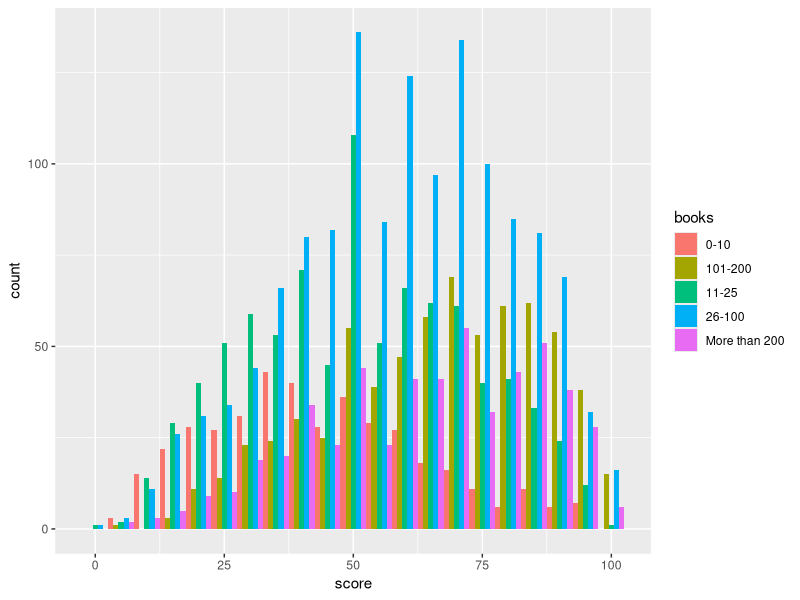
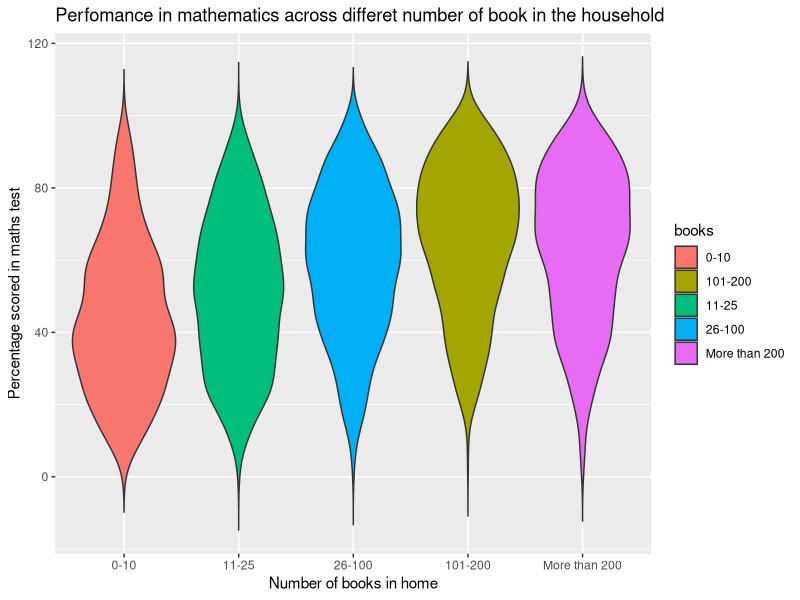
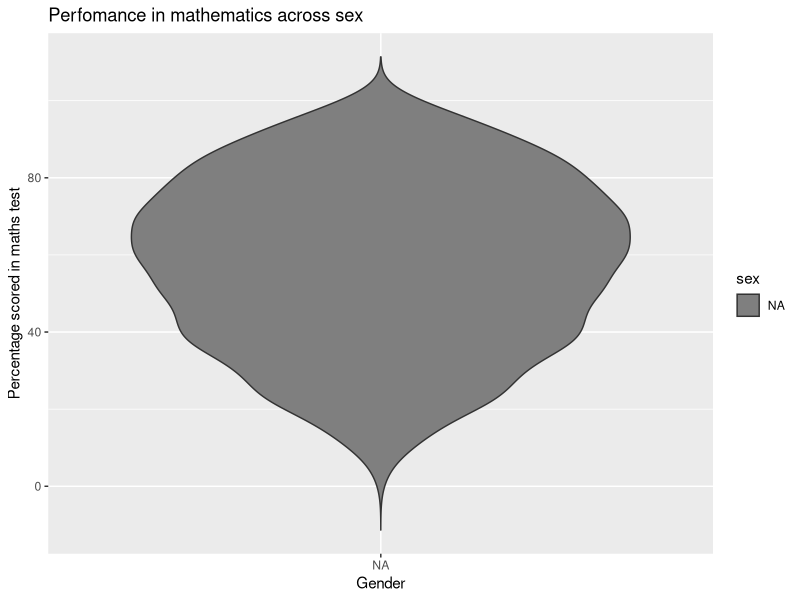
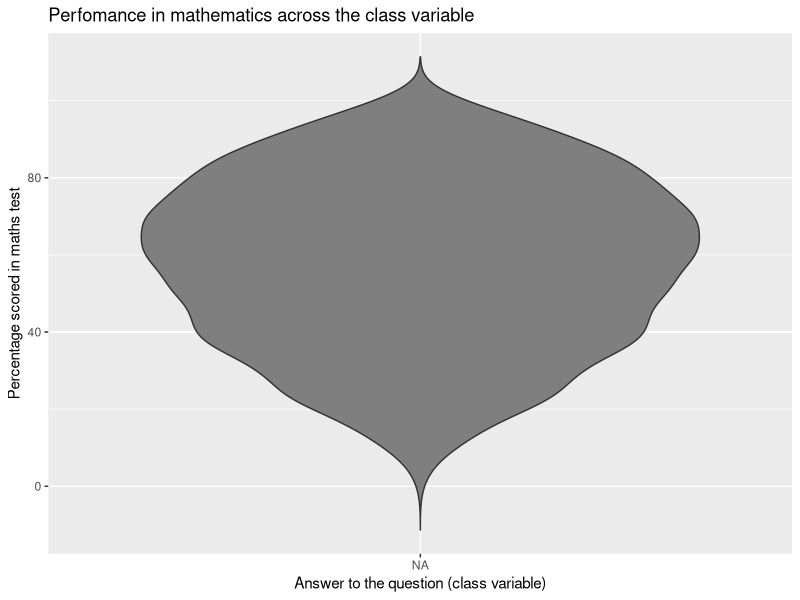
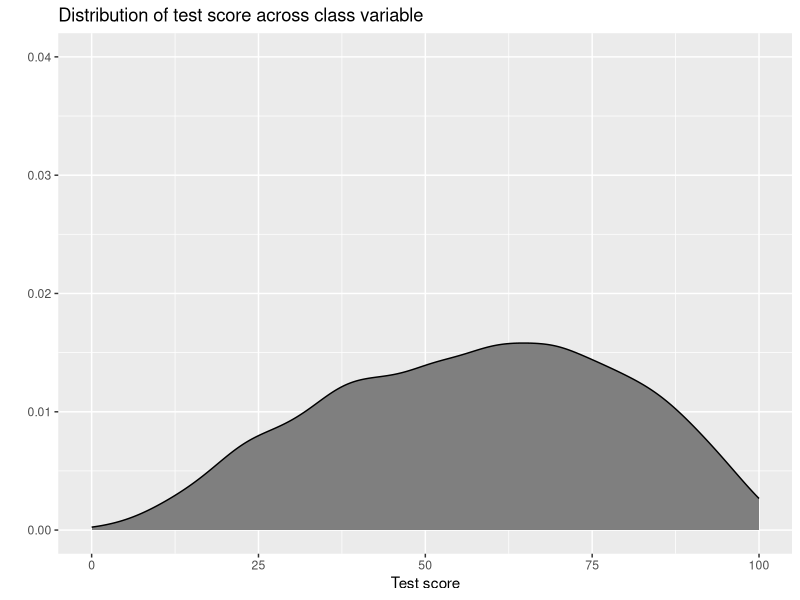
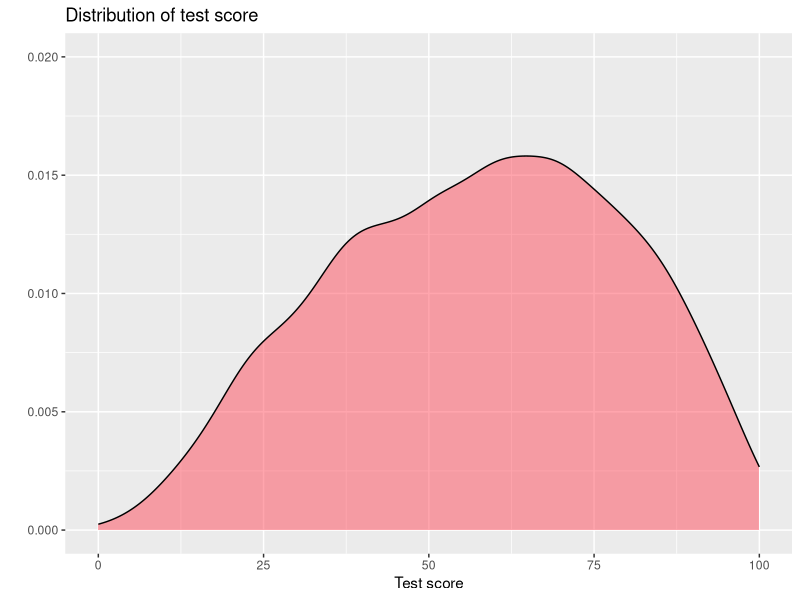

Recreate these plots in R, in order. (Note: this script raises an error after producing the figures.)
#The dataset contained in the file timss.csv is a subset of data from the 2015 Trends
#in International Mathematics and Science Study (Mullis et al., 2016).

#It contains results of a study conducted on year 5 (9-10 year old) schoolchildren in England. As
#part of this study, children were asked to complete a mathematics test and answer
#survey questions about their background and their perceptions of mathematics. Each
#row of the dataset corresponds to an individual student, and the columns are:
#• sex: The sex of the child.
#• score: The child’s percentage score in the mathematics test.
#• books: The number of books in the household where the child lives.
#• place of birth: Whether or not the child was born in the UK.
#• good at maths: Did the child agree with the statement “I am good at working
#  out difficult mathematics problems”?


#Goal: How 'good_at_maths' depends on 'score' and other variables. 

#importing libraries and data
install.packages('ggplot2')
library(ggplot2)

df = read.csv('timss.csv')

#analysis

head(df)

str(df)
dim(df)
summary(df)

df$sex = as.factor(as.numeric(df$sex)-1)                       #male = 1
df$good_at_maths = as.factor(as.numeric(df$good_at_maths)-1)   #disagree = 1
df$place_of_birth = as.factor(as.numeric(df$place_of_birth)-1) # uk = 1

#plotting

#score+sex agains the class
#score agains the class
# it probably does influence general iq etc.

ggplot(df, aes(x=score, fill=books)) +
  geom_histogram(binwidth=5, position="dodge")

ggplot(df, aes(books, score))+
  geom_violin(aes(fill = books), trim=FALSE)+
  xlim("0-10", "11-25", "26-100", "101-200", "More than 200")+
  xlab('Number of books in home')+
  ylab('Percentage scored in maths test')+
  ggtitle('Perfomance in mathematics across differet number of book in the household')

#we see nicely that they correlate highly, more books, smarter kid


ggplot(df, aes(sex, score))+
  geom_violin(aes(fill = sex), trim=FALSE)+
  xlab('Gender')+
  ylab('Percentage scored in maths test')+
  ggtitle('Perfomance in mathematics across sex')

summary(df[df$sex == 0,]$score)
summary(df[df$sex == 1,]$score)

#we see clearly that boys tend to score negligibly better, the distribution seem to be shifted by 2%

ggplot(df, aes(good_at_maths, score))+
  geom_violin(aes(fill = good_at_maths), trim=FALSE)+
  ylab('Percentage scored in maths test')+
  ggtitle('Perfomance in mathematics across the class variable')+
  scale_x_discrete("Answer to the question (class variable)", 
                   labels = c("0" = "Agree","1" = "Disagree"))+
  theme(legend.position = 'none')

summary(df[df$good_at_maths == 0,]$score)
summary(df[df$good_at_maths == 1,]$score)

#'generally, we see that kids who Agree are generally better by around 9% on the mean, so we can say that
#'these answers are appropiate for most of the cases
#'distribution of 'disagree' is less skewed i.e students who 

ggplot(df, aes(score, fill = good_at_maths))+
  geom_density(position = "stack")+
  xlab('Test score')+
  ylab('')+
  ggtitle('Distribution of test score across class variable')+
  theme(legend.position = 'none')+
  ylim(0,0.04)

#'the two distributions are different, distribution of those that disagreed is less skewed, 
#'better students tend to agree with the statement

ggplot(df, aes(score))+
  geom_density(fill = "#ff4d5d", alpha = 0.5)+
  xlab('Test score')+
  ylab('')+
  ggtitle('Distribution of test score')+
  theme(legend.position = 'none')+
  ylim(0,0.02)

#people generally score high (not normal

#modelling

logr_1 <- glm(good_at_maths ~ score, family = 'binomial', data = df)
summary(logr_1) #conclusion, 1% on the test gives 0.018 to Agree, statistically significant

logr_2 <- glm(good_at_maths ~ ., family = 'binomial', data = df)
summary(logr_2) #most of parameters apart from score and sex are not significant as have large p-values

logr_3 <- glm(good_at_maths ~ sex + score, family = 'binomial', data = df)
summary(logr_3) #looks like males have higher probability of saying Agree

logr_4 <- glm(good_at_maths ~ books, family = 'binomial', data = df)
summary(logr_4) #books variables are not statistically significant

lm_1 <- lm(score ~ sex, df)
summary(lm_1) #significantly statistic: being a male increases score by about 1.8%, s.e quite large
